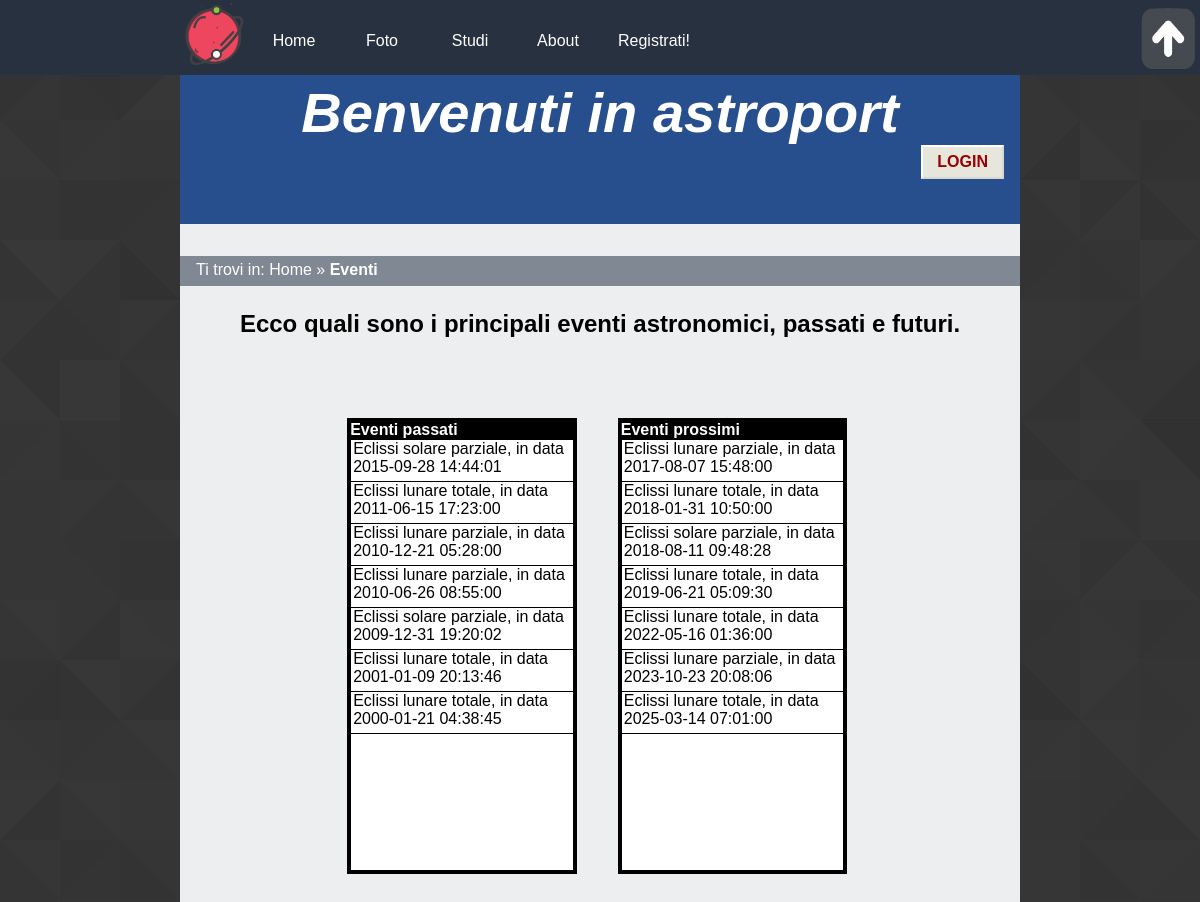
Page /eventi.php on the committed database.
### tables this page shows
CREATE TABLE `avvenimenti` (
  `idavvenimento` int(11) NOT NULL,
  `tipo` varchar(40) NOT NULL,
  `inizio` datetime NOT NULL,
  `fine` datetime DEFAULT NULL
);

### backend/connessione.php (called while the page is built, shortened)
<?php
   $errore_DB=FALSE;
?>

### eventi.php (the view, shortened to what this page needs)
<?php
    include "backend/connessione.php";
    echo file_get_contents("parti/eventi0.html");
    if(!isset($_SESSION['usermail'])) echo file_get_contents("parti/headernonloggato.html");
    else echo file_get_contents("parti/headerloggato.html");
	$datetime_now=date("Y-m-d H:i:s");
  echo file_get_contents("parti/eventi1.html");
  if($errore_DB==FALSE){
   if(!$result=$connessione->query("SELECT * FROM avvenimenti WHERE fine<'$datetime_now' ORDER BY fine DESC")){
     echo '<p>Abbiamo riscontrato dei problemi nel visualizzare gli eventi passati.</p>';
   }else{
    if($result->num_rows>0){
      while($row=$result->fetch_array(MYSQLI_ASSOC)){
        echo "<p>".$row['tipo'].", in data ".$row['inizio']."</p>";
      }
     }
   }
 }else echo '<p>'.$msg_errore_DB.'</p>';
  echo file_get_contents("parti/eventi2.html");
 if($errore_DB==FALSE){
  if(!$result=$connessione->query("SELECT * FROM avvenimenti WHERE fine>'$datetime_now'ORDER BY inizio")){
    echo '<p>Abbiamo riscontrato dei problemi nel visualizzare gli eventi futuri.</p>';
	}else{
		if($result->num_rows>0){
			while($row=$result->fetch_array(MYSQLI_ASSOC)){
				echo "<p>".$row['tipo'].", in data ".$row['inizio']."</p>";
			}
		}
	}
}else echo $msg_errore_DB;
  echo file_get_contents("parti/eventi3.html");
?>

### style/desktop_style.css (style rules this page uses)
* { padding: 0em; margin: 0em; }
html { height:100%; min-height: 100%; }
@media screen and (min-width: 921px) { body { font-family: Verdana, Helvetica, Georgia, sans-serif; max-width: 70%; min-width: 46.875em; margin-left: auto; margin-right: auto; height:100%; min-height: 100%; color: #000000; background-image: url("images/as.png"); } }
@media screen and (min-width: 921px) { a img { border:0; } }
@media screen and (min-width: 921px) { #home_m { display: none; } }
@media screen and (min-width: 921px) { #content { background-color: #edeeef; min-height:100%; padding-bottom: 10em; } }
@media screen and (min-width: 921px) { #logo_home { float: left; width: 4.375em; height: 4.375em; margin-left: 15%; } }
@media screen and (min-width: 921px) { #content_menu { width: 70%; } }
@media screen and (min-width: 921px) { #menu { background-color: #28313f; position: fixed; left: 0; min-width: 46em; width: 100%; height: 4.6875em; z-index: 2; } }
@media screen and (min-width: 921px) { #content_menu { margin-left: 15%; } }
@media screen and (min-width: 921px) { #content_menu a { float: left; color: white; background-color: #28313f; padding: 1em; border: 0px solid black; height: 1.25em; width: 3.5em; text-align: center; text-decoration: none; display: inline-block; font-size: 1em; margin-top:1em; -ms-transition: 0.3s; -webkit-transition:0.3s; -moz-transition: 0.3s; transition: 0.3s; } }
@media screen and (min-width: 921px) { #tornasu { position: absolute; margin-top: 0.5em; right: 0; width: 4em; height: 4em; } }
@media screen and (min-width: 921px) { #header { background-color: #274f8e; clear: both; min-width: 46em; margin-left: auto; margin-right: auto; padding-top: 5em; height: 9em; } }
@media screen and (min-width: 921px) { #header h1 { font-size: 3.5em; } }
@media screen and (min-width: 921px) { #eventi { margin-top: 2em; margin-left: auto; margin-right: auto; width: 70%; height: 30em; } }
@media screen and (min-width: 921px) { .contorno { width: 38%; height: 28.125em; padding:0.1875em; color:white; background-color:black; margin-top: 2em; margin-bottom: 1em; margin-left: 7%; float: left; } }
@media screen and (min-width: 921px) { #eventi_pre, #eventi_next { background-color: #fff; border: 1px solid black; height: 26.875em; max-width:99%; overflow-y:auto; padding-right: 0.125em; color:black; } }
@media screen and (min-width: 921px) { #content #eventi_pre p, #content #eventi_next p { text-align: left; padding-bottom: 5px; padding-left: 2px; border-bottom: 1px solid black; padding-top: 0px; margin-left: 0; margin-right: 0; width:100%; } }
#header h1 { color: white; font-style: italic; text-align: center; }
#content h2 { text-align: center; margin-top: 1em; margin-bottom: 2em; }
#breadcrumb { background-color: #808893; width: 100%; margin-top: 2em; height: 1.875em; }
#content #breadcrumb p { width: 100%; color:white; margin-left: 0; margin-right: 0; padding-left: 1em; padding-top: 0.3em; }
#breadcrumb a { text-decoration: none; color: white; }
#button_reg, #log_b, #button_login button, #comment { background: #e6e6dc; font-size: 1em; color: #900; padding: 6px 14px; border-width: 2px; border-style: solid; border-color: #fff #d8d8d0 #d8d8d0 #fff; text-decoration: none; text-transform: uppercase; font-weight: bold; }
#button_login button { float: right; margin-right: 1em; margin-bottom: 2em; }
#content p { padding-top: 1.5em; width:70%; margin-left: auto; margin-right: auto; }

### rows in the picture
avvenimenti: tipo "Eclissi solare parziale", inizio "2015-09-28 14:44:01"
avvenimenti: tipo "Eclissi lunare totale", inizio "2011-06-15 17:23:00"
avvenimenti: tipo "Eclissi lunare parziale", inizio "2010-12-21 05:28:00"
avvenimenti: tipo "Eclissi lunare parziale", inizio "2010-06-26 08:55:00"
avvenimenti: tipo "Eclissi solare parziale", inizio "2009-12-31 19:20:02"
avvenimenti: tipo "Eclissi lunare totale", inizio "2001-01-09 20:13:46"
avvenimenti: tipo "Eclissi lunare totale", inizio "2000-01-21 04:38:45"
avvenimenti: tipo "Eclissi lunare parziale", inizio "2017-08-07 15:48:00"
avvenimenti: tipo "Eclissi lunare totale", inizio "2018-01-31 10:50:00"
avvenimenti: tipo "Eclissi solare parziale", inizio "2018-08-11 09:48:28"
avvenimenti: tipo "Eclissi lunare totale", inizio "2019-06-21 05:09:30"
avvenimenti: tipo "Eclissi lunare totale", inizio "2022-05-16 01:36:00"
avvenimenti: tipo "Eclissi lunare parziale", inizio "2023-10-23 20:08:06"
avvenimenti: tipo "Eclissi lunare totale", inizio "2025-03-14 07:01:00"

### other values in the picture
file_get_contents("parti/eventi0.html") "Home Foto Studi About Registrati! Benvenuti in astroport"
file_get_contents("parti/headernonloggato.html") "LOGIN"
file_get_contents("parti/eventi1.html") "Ti trovi in: Home » Eventi Ecco quali sono i principali eventi astronomici, passati e futuri. Eventi passati"
file_get_contents("parti/eventi2.html") "Eventi prossimi"
